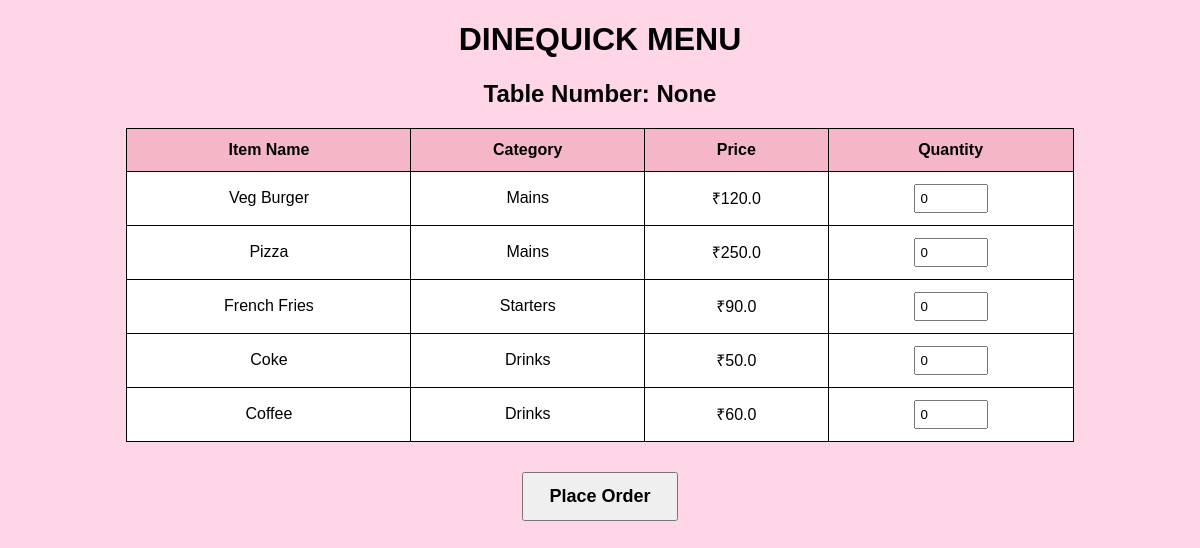
The page /menu on the database its author committed.
### tables this page shows
CREATE TABLE menu(
        id INTEGER PRIMARY KEY AUTOINCREMENT,
        name TEXT,
        category TEXT,
        price REAL,
        available INTEGER
    );

### app.py (the view)
@app.route("/menu")
def menu():
    table_no = request.args.get("table_no")
    conn = get_db()
    items = conn.execute(
        "SELECT * FROM menu WHERE available=1"
    ).fetchall()
    conn.close()
    return render_template(
        "menu.html",
        items=items,
        table_no=table_no
    )

### app.py (called while the page is built)
def get_db():
    conn = sqlite3.connect(DATABASE)
    conn.row_factory = sqlite3.Row
    return conn

### templates/menu.html (shortened to what this page needs)
<!DOCTYPE html>
<html>
<head>
</head>
<body>
<h1>DINEQUICK MENU</h1>
<h2>Table Number: {{ table_no }}</h2>
<form method="POST" action="/place_order">
    <table>
        <tr>
            <th>Item Name</th>
            <th>Category</th>
            <th>Price</th>
            <th>Quantity</th>
        </tr>
        {% for item in items %}
        <tr>
            <td>{{ item.name }}</td>
            <td>{{ item.category }}</td>
            <td>₹{{ item.price }}</td>
            <td>
                <input
                    type="number"
                    name="qty_{{ item.id }}"
                    value="0"
                    min="0">
            </td>
        </tr>
        {% endfor %}
    </table>
    <button class="btn" type="submit">
        Place Order
    </button>
</form>
</body>
</html>

### templates/menu.html (style rules this page uses)
body { background-color:#ffd6e7; font-family:Arial; }
h1 { text-align:center; color:black; }
h2 { text-align:center; }
table { width:80%; margin:auto; border-collapse:collapse; background:white; }
th,td { border:1px solid black; padding:12px; text-align:center; }
th { background-color:#f5b6c8; }
input[type="number"] { width:60px; padding:5px; }
.btn { display:block; margin:30px auto; padding:12px 25px; font-size:18px; font-weight:bold; }

### rows shown on the page
menu: name "Veg Burger", category "Mains", price "120.0"
menu: name "Pizza", category "Mains", price "250.0"
menu: name "French Fries", category "Starters", price "90.0"
menu: name "Coke", category "Drinks", price "50.0"
menu: name "Coffee", category "Drinks", price "60.0"

### other values the page prints
{{ table_no }} "None"
